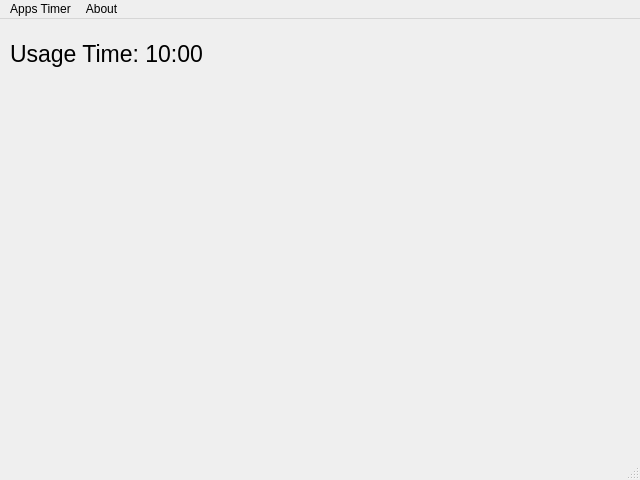
<?xml version="1.0" encoding="UTF-8"?>
<ui version="4.0">
 <class>MainWindow</class>
 <widget class="QMainWindow" name="MainWindow">
  <property name="geometry">
   <rect>
    <x>0</x>
    <y>0</y>
    <width>640</width>
    <height>480</height>
   </rect>
  </property>
  <property name="windowTitle">
   <string>MainWindow</string>
  </property>
  <widget class="QWidget" name="centralwidget">
   <widget class="QLabel" name="screenTime">
    <property name="geometry">
     <rect>
      <x>10</x>
      <y>10</y>
      <width>200</width>
      <height>50</height>
     </rect>
    </property>
    <property name="styleSheet">
     <string notr="true">font-size: 23px</string>
    </property>
    <property name="text">
     <string>Usage Time: 10:00</string>
    </property>
   </widget>
  </widget>
  <widget class="QMenuBar" name="menubar">
   <property name="geometry">
    <rect>
     <x>0</x>
     <y>0</y>
     <width>640</width>
     <height>29</height>
    </rect>
   </property>
   <widget class="QMenu" name="menuApps_Timer">
    <property name="title">
     <string>Apps Timer</string>
    </property>
    <addaction name="actionAdd_Application"/>
    <addaction name="actionRemove_Application"/>
   </widget>
   <widget class="QMenu" name="menuAbout">
    <property name="title">
     <string>About</string>
    </property>
    <addaction name="actionVersion"/>
    <addaction name="actionGithub"/>
   </widget>
   <addaction name="menuApps_Timer"/>
   <addaction name="menuAbout"/>
  </widget>
  <widget class="QStatusBar" name="statusbar"/>
  <action name="actionAdd_Application">
   <property name="text">
    <string>Add Application</string>
   </property>
  </action>
  <action name="actionRemove_Application">
   <property name="text">
    <string>Remove Application</string>
   </property>
  </action>
  <action name="actionVersion">
   <property name="text">
    <string>Version</string>
   </property>
  </action>
  <action name="actionGithub">
   <property name="text">
    <string>Github</string>
   </property>
  </action>
 </widget>
 <resources/>
 <connections/>
</ui>
